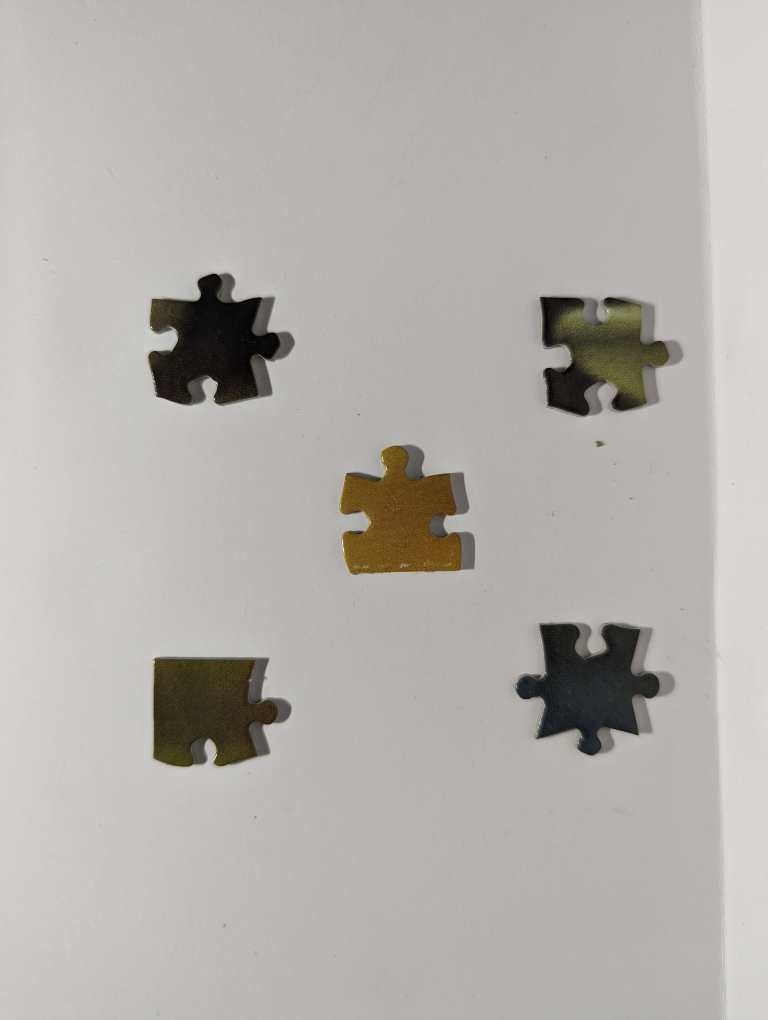
#> input picture puzzle/testimgs/yoda/sample2.jpg, 3072 x 4080 px, found by its file name (shown at 1/4 size)
$ python findpcs.py
#> lines starting #> are read from the running program, lines starting #| are printed output that depends on the picture; after the words box and inside, x2 and y2 are one past the last pixel; in counts of white or black regions, pixels touching at a corner belong together
### puzzle/functions.py
import cv2, numpy as np

class pc:
    # [79 lines left out: functions __init__, evalFit, segment, isStraight, findContours, findCorners and 1 more, not called in this run]

def imscale(img, s):
    return cv2.resize(img, (round(len(img[0])*s), round(len(img)*s)))

# [28 lines left out: functions multiMatch, countColor, not called in this run]

def dist(a,b):
    return np.linalg.norm(np.array(a)-np.array(b))

# [32 lines left out: functions avgColor, scaleImgSet, bestMatch, match, not called in this run]


def splitImage(img, dim):
#    sampledim = (len(img[0]), len(img))
    sampledim = np.shape(img)
    subdims = (sampledim[0]//dim[1], sampledim[1]//dim[0])
    subs = []
    for i in range(0, dim[0]):
        for j in range(0, dim[1]):
            subs.append(img[subdims[0]*j:subdims[0]*(j+1), subdims[1]*i:subdims[1]*(i+1),])

    return subs

def com(img):
    x, y = [], []
    for i, e in enumerate(img):
        for j, k in enumerate(e):
            if k != 0:
                x.append(j)
                y.append(i)
    try:
        return (sum(x)//len(x), sum(y)//len(y))
    except ZeroDivisionError:
        return (0, 0)


# [12 lines left out: functions rectangles, circles, not called in this run]

class reader:
    # [12 lines left out: functions __init__, genMatchImg, not called in this run]

    def find(self, img):
        return self.sift.detectAndCompute(img, None)

    def match(self, desc1, desc2):
        return self.flann.knnMatch(desc1, desc2, k=2)

    # [25 lines left out: functions findAndMatch, getMatchPositions, ratioTest, not called in this run]

### puzzle/findpcs.py
from PIL import Image
import cv2, numpy as np
from functions import *

pcs = np.array(cv2.imread("C:\\Users\\ek\\Desktop\\sdfghj\\puzzle\\testimgs\\yoda\\sample2.jpg", cv2.IMREAD_GRAYSCALE))
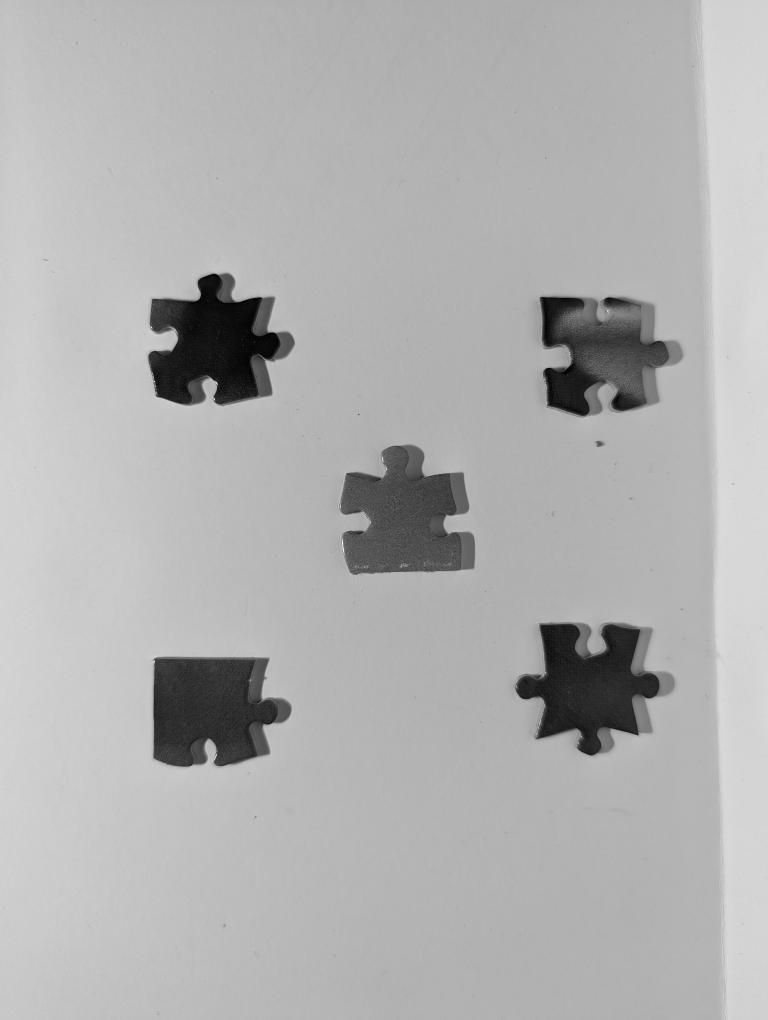
#> pcs: shape (4080, 3072) (shown at 1/4 size); min 0, max 255, mean 176.6
blur = cv2.GaussianBlur(pcs, (11,11), 50)

bin = cv2.adaptiveThreshold(blur, 255, cv2.ADAPTIVE_THRESH_GAUSSIAN_C, cv2.THRESH_BINARY_INV, 15, 1)
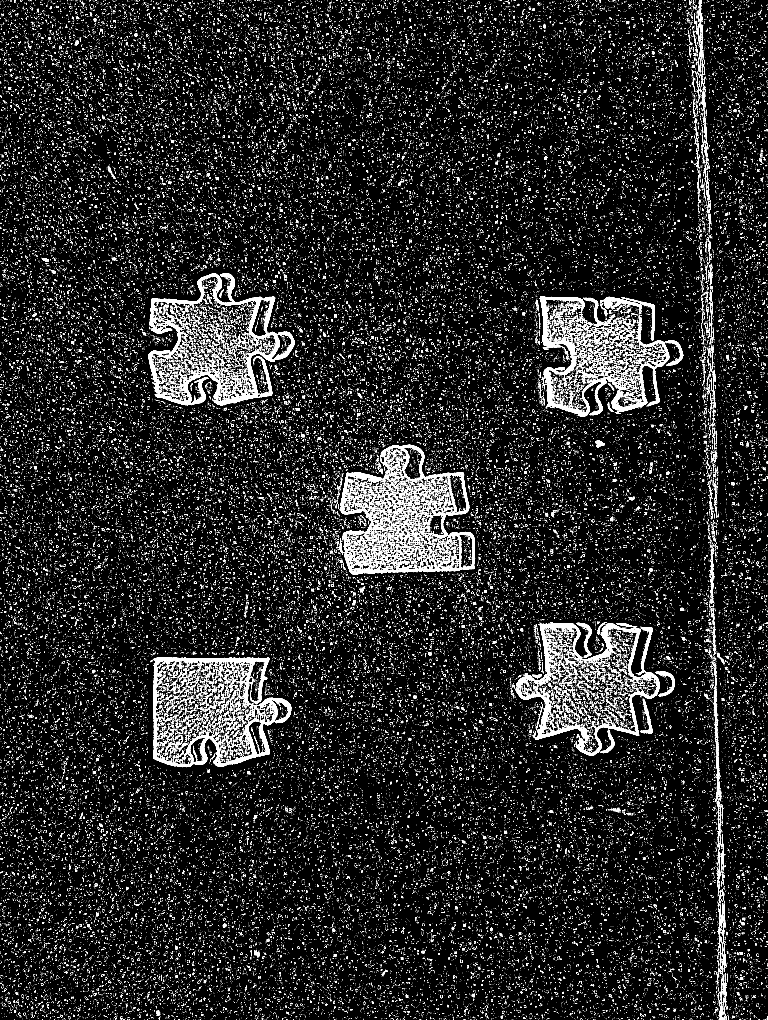
#> bin: shape (4080, 3072) (shown at 1/4 size); 6% white; 103182 white regions (98298 under 20 px), largest, box (x1, y1, x2, y2) and area: (612, 2629, 1166, 3069) 34333, (597, 1093, 1179, 1621) 29701, (2157, 1185, 2428, 1667) 19466
#ret, bin = cv2.threshold(blur, 150, 255, cv2.THRESH_BINARY_INV)

for i in range(10):
    bin = cv2.erode(bin, np.ones((4, 4), np.uint8))
    bin = cv2.dilate(bin, np.ones((4, 4), np.uint8))
#> this loop made 10 passes
#> pass 1, `bin = cv2.dilate(bin, np.ones((4, 4), np.uint8))`:
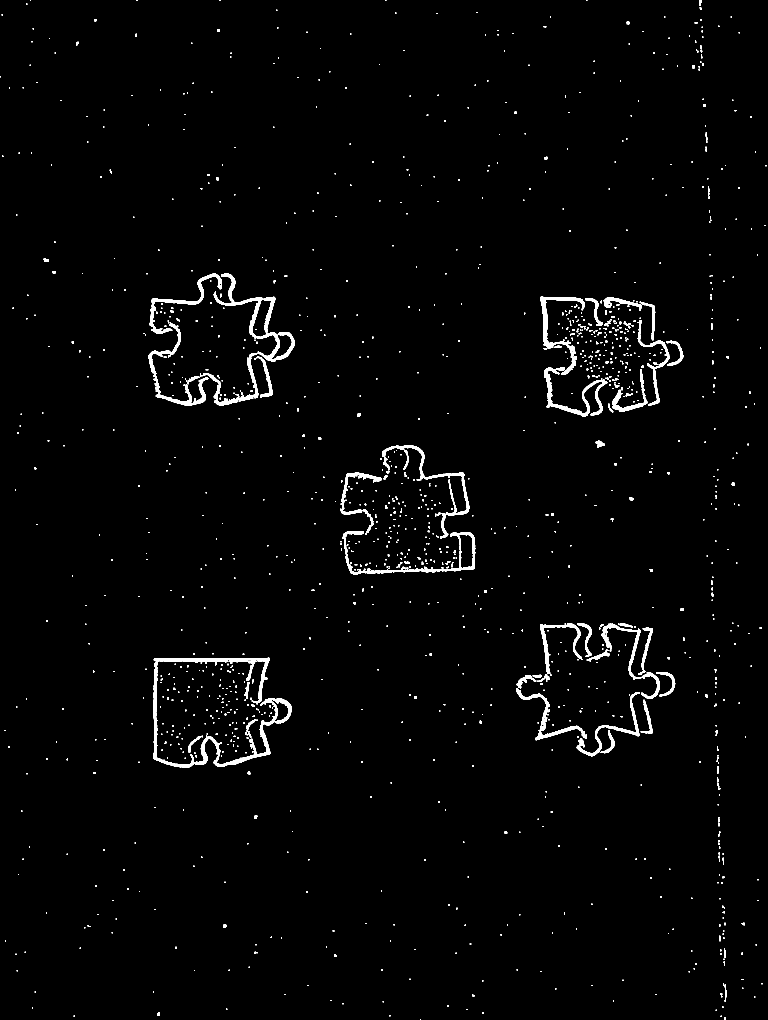
#> bin: shape (4080, 3072) (shown at 1/4 size); 1.6% white; 1535 white regions (567 under 20 px), largest, box (x1, y1, x2, y2) and area: (614, 2631, 1079, 3069) 19978, (854, 1094, 1179, 1448) 11186, (2176, 1470, 2429, 1667) 8088
#> after the loop:
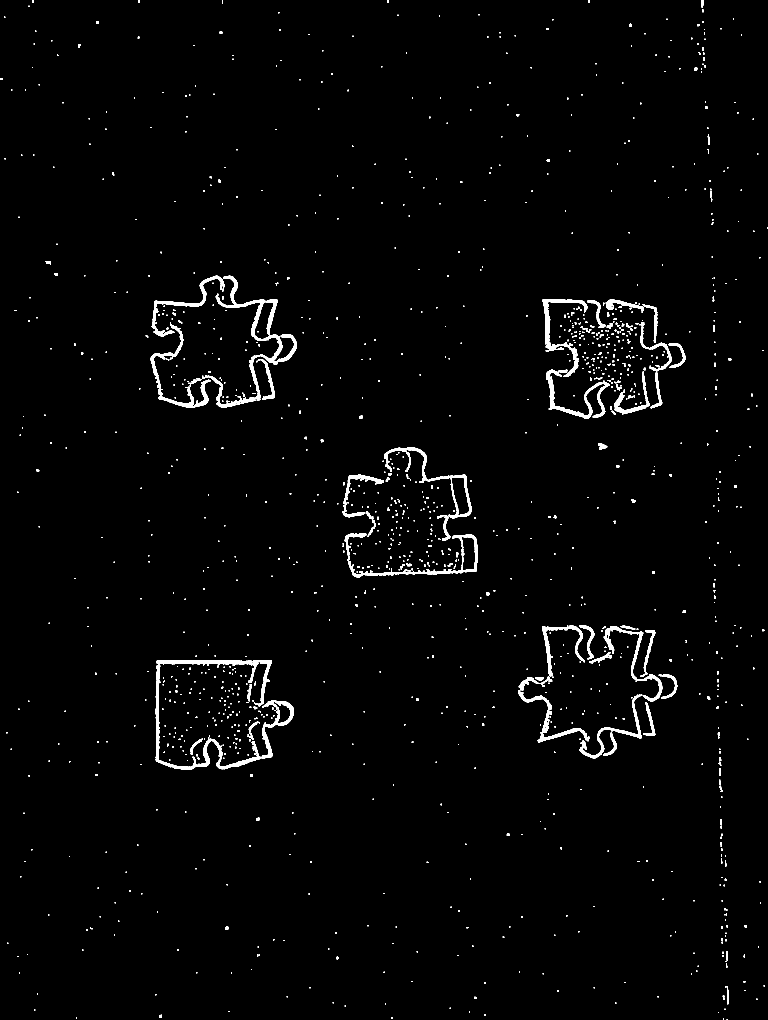
#> bin: shape (4080, 3072) (shown at 1/4 size); 1.6% white; 1532 white regions (560 under 20 px), largest, box (x1, y1, x2, y2) and area: (623, 2640, 1088, 3078) 19978, (863, 1103, 1188, 1457) 11186, (2185, 1479, 2438, 1676) 8088


split = splitImage(bin, (5, 5))
#> after the loop in splitImage, `for i in range(0, dim[0]):`: subs = 25 items
#> split = 25 items
pc = imscale(split[0], .2)
#> in imscale, `return cv2.resize(img, (round(len(img[0])*s), round(len(img)*s)))`:
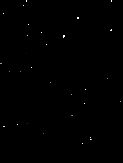
#> returned value: shape (163, 123); min 0, max 255, mean 0.5
pc = cv2.circle(cv2.cvtColor(pc, cv2.COLOR_GRAY2RGB), com(pc), 5, (10, 10, 200), 2)
#> after the loop in com, `for i, e in enumerate(img):`: x = 49 values, max 120 at index 35, min 0 at index 25, mean 57.55; y = 49 values from 0 to 143


cv2.imshow('sample', imscale(blur, .2))
#> call 2 of imscale, with s = 0.2
#> in imscale (call 2), `return cv2.resize(img, (round(len(img[0])*s), round(len(img)*s)))`:
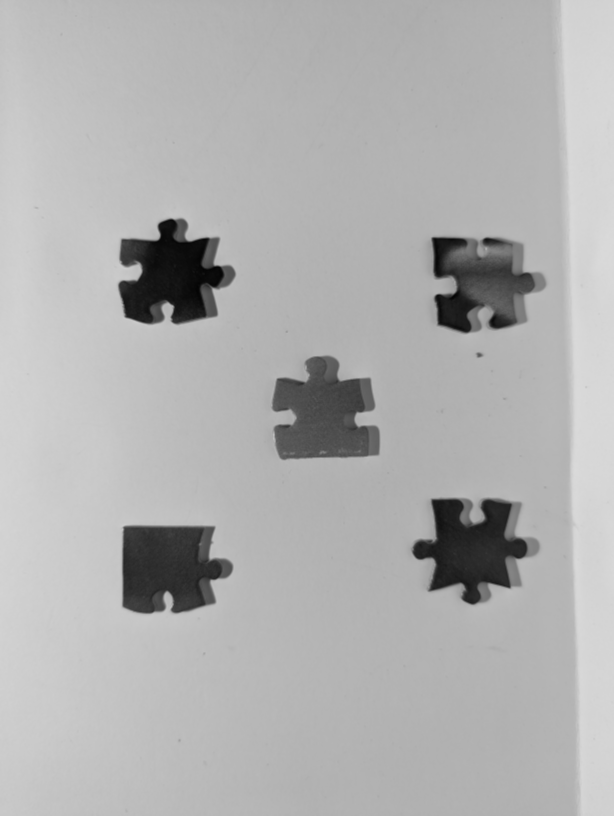
#> returned value: shape (816, 614); min 4, max 218, mean 176.6
cv2.imshow('bin', imscale(bin, .2))
#> call 3 of imscale, with s = 0.2
#> in imscale (call 3), `return cv2.resize(img, (round(len(img[0])*s), round(len(img)*s)))`:
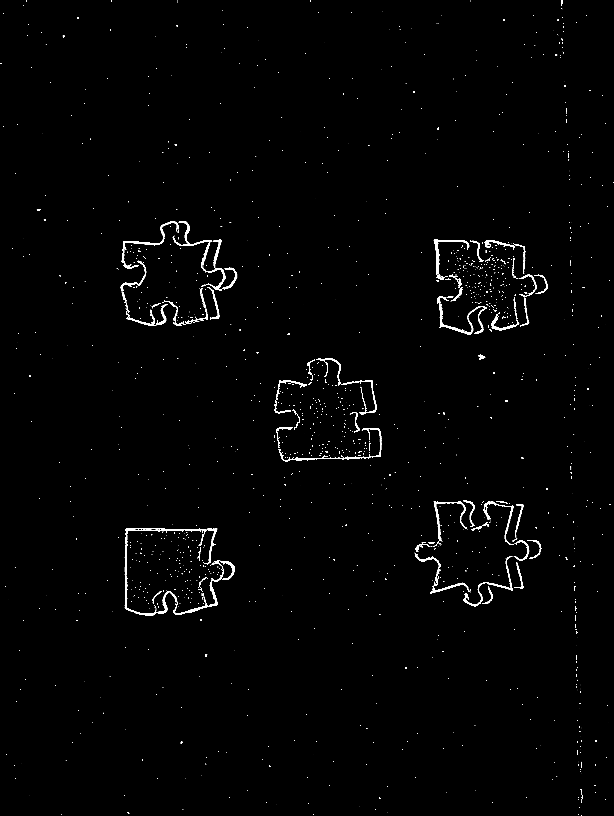
#> returned value: shape (816, 614); min 0, max 255, mean 4
cv2.imshow('pc1', imscale(pc, 1))
#for i, e in enumerate(split):
#  cv2.imshow(f'{i}', imscale(e, .3))


cv2.waitKey(0)
